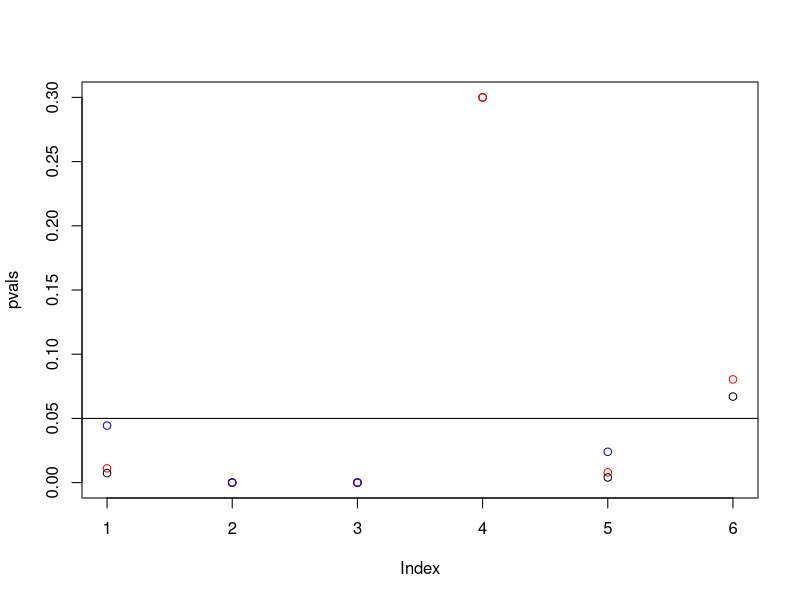

Write the R code that produced this figure.


# list all p-values in the paper
pvals= c(0.0074, 
         2.2e-16, 
         0.0000006, 
         0.3, 
         0.004, 
         0.067)
pvals
plot(pvals)
abline(h = 0.05)


p.adjust(pvals, method = "fdr")
points(p.adjust(pvals, method = "fdr"), col = 'red')


points(p.adjust(pvals, method = "bonferroni"), col = 'blue')
